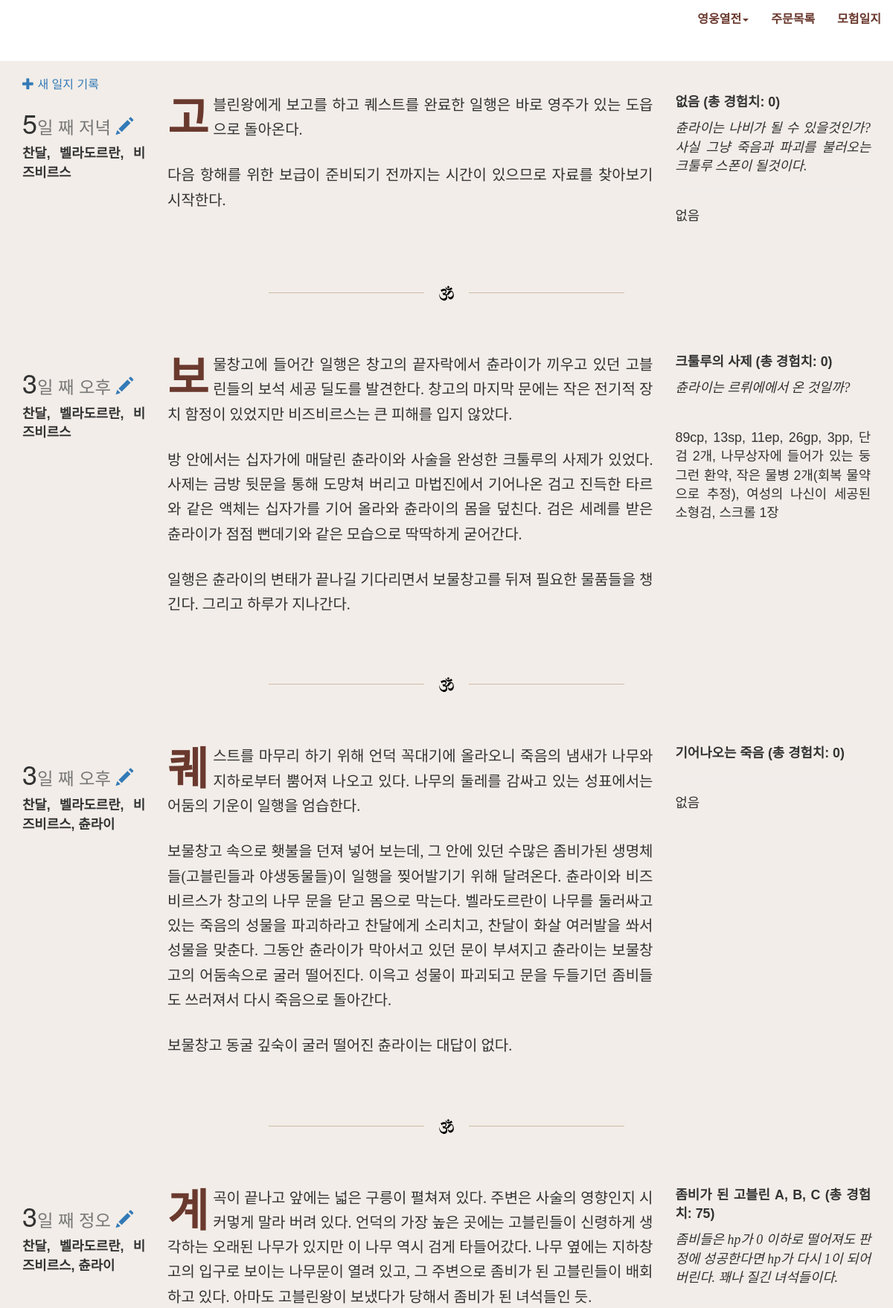
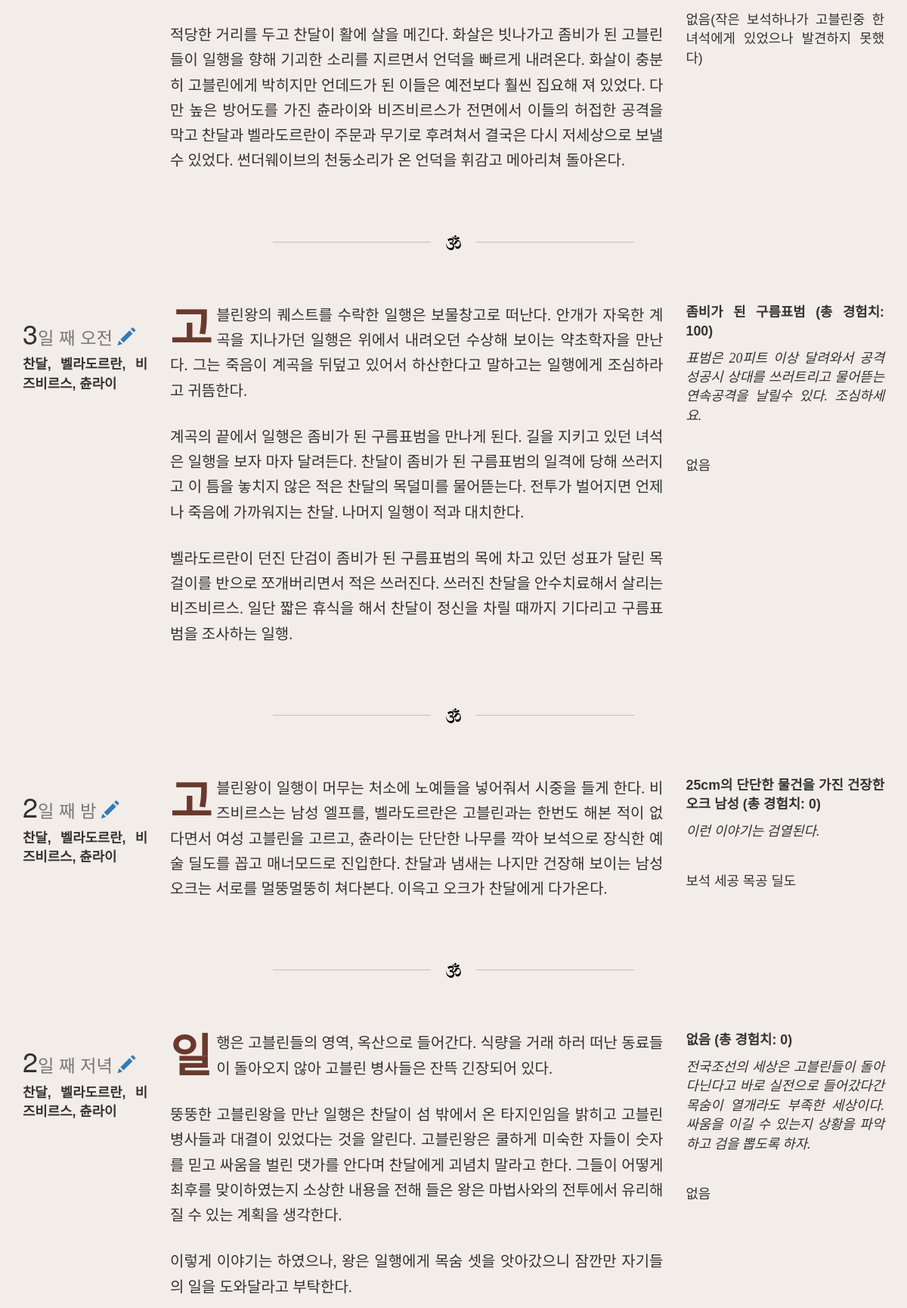
The page /logs.php (upper part) on the database its author committed (2 pictures, top to bottom).
### tables this page shows
CREATE TABLE log(date, time, chars, desc, enm, note, xps, loot);

### logs.php (the view, shortened to what this page needs)
<?php
include("header.php");
$logs = $db -> QUERY("SELECT rowid, * FROM log ORDER BY rowid DESC") or print "로그를 불러오는데 문제가 발생하였습니다: ".$db->lastErrorMsg();
?>
<div class="col-sx-12">
	<a href="?mode=new"><span class="glyphicon glyphicon-plus"></span> 새 일지 기록</a>
</div>
<?php WHILE ($log = $logs -> fetchArray(SQLITE3_ASSOC))	{ ?>
<div class="row">
<div class="col-sm-2">
<?php echo '<h1>'.$log['date'].'<small>일 째 '.$log['time']; ?>	<a href="?mode=modify&log=<?php echo $log['rowid']; ?>"><span class="glyphicon glyphicon-pencil"></span></a></small></h1>
  	<p class="sans-serif sml wt7">	<?php echo $log['chars']; ?></p>
</div>
<div class="col-sm-7">
  <p class="desc"><?php echo nl2br($log['desc']); ?></p>
</div>
<div class="col-sm-3">
<p class="sans-serif sml wt7"><?php echo $log['enm'].' (총 경험치: '.$log['xps'].')'; ?></p>
<p class="serif sml itl"><?php echo $log['note']; ?></p><hr />
<p class="sans-serif sml"><?php echo $log['loot']; ?></p>
</div>
</div>
<div class="center">
<img src="seperator.svg" width="auto" height="20px" style="width: 60px; height: 60px; display: block; margin:0 auto; padding: 20px; position: relative; top: -50px;"/>
</div>
<?php } ?>
</div>
<?php
include("footer.php");
?>

### header.php (shortened to what this page needs)
<!DOCTYPE html>
<html lang="ko">
  <head>
</head>
<body>
  <nav class="navbar serif">
        <div id="navbar" class="navbar-collapse collapse">
          <ul class="nav navbar-nav navbar-right">
			<li class="dropdown">
          		<a href="#" class="dropdown-toggle" data-toggle="dropdown" role="button" aria-haspopup="true" aria-expanded="false">영웅열전<span class="caret"></span></a>
			</li>
			<li class=""><a href="spellbook.php">주문목록</a></li>
			<li class=""><a href="logs.php">모험일지</a></li>
          </ul>
        </div>
    </nav>
<div class="container">

### footer.php (shortened to what this page needs)
<link rel="stylesheet" href="https://maxcdn.bootstrapcdn.com/bootstrap/3.3.6/css/bootstrap.min.css">
<link rel="stylesheet" href="https://maxcdn.bootstrapcdn.com/bootstrap/3.3.6/css/bootstrap-theme.min.css">
<link rel="stylesheet" href="style.css">
</body>
</html>

### style.css (style rules this page uses)
body { font-family: "Helvetica Neue", Helvetica, Arial, 'Spoqa Han Sans', Sans-serif; font-size: 1.6rem; }
.container, .container-fluid { background-color: #f2ede8; }
.navbar { background-color: white; font-weight: 700; color: #6a392e; border-radius: 0; padding-bottom: 30px; }
.nav li a:link, .nav li a:visited, .nav li a:focus, .nav li a:hover, .nav li a:active, .nav>.open>a, .nav>.open>a:focus, .nav>.open> a:hover { color: #6a392e; background-color: transparent; }
p { font-family: 'KoPub Batang', serif; font-size: 20px; text-align: justify; }
p.desc { line-height: 33.28px; }
p.desc:first-letter { font-family: 'Spoqa Han Sans', Sans-serif; font-size: 300%; font-weight: 700; float: left; margin-top: 18px; margin-right: 6px; color: #6a392e; }
.sans-serif { font-family: 'Spoqa Han Sans', sans-serif; }
.serif { font-family: 'KoPub Batang', serif; }
.sml { font-size: 111.2%; }
.wt7 { font-weight: 700; }
.itl { font-style: italic; letter-spacing: 0px; }
.center { text-align: center; }
.logSeperator + img { background-color: #f2ede8; }
@media (min-width: 768px) { body { background-color: #f2ede8; } }

### rows shown on the page
log: date "5", time "저녁", chars "찬달, 벨라도르란, 비즈비르스", desc "고블린왕에게 보고를 하고 퀘스트를 완료한 일행은 바로 영주가 있는 도읍으로 돌아온다. 다음 항해를 위한 보급이 준비되기 전까지는 시간이 있으므로 자료를 찾아보기 시작한다.", enm "없음", xps "0", note "츈라이는 나비가 될 수 있을것인가? 사실 그냥 죽음과 파괴를 불러오는 크툴루 스폰이 될것이다.", loot "없음"
log: date "3", time "오후", chars "찬달, 벨라도르란, 비즈비르스", desc "보물창고에 들어간 일행은 창고의 끝자락에서 츈라이가 끼우고 있던 고블린들의 보석 세공 딜도를 발견한다. 창고의 마지막 문에는 작은 전기적 장치 함정이 있었지만 비즈비르스는 큰 피해를 입지 않았다. 방 안에서는 십자가에 매달린 츈라이와 사술을 완성한 크툴루의 사제가 있었다. 사제는 금방 뒷문을 통해 도망쳐 버리고 마법진에서 기어나온 검고 진득한 타르와 같은 액체는 십자가를 기어 올라와 츈라이의 몸을 덮친다. 검은 세례를 받은 츈라이가 점점 뻔데기와 같은 모습으로 딱딱하게 굳어간다. 일행은 츈라이의 변태가 끝나길 기다리면서 보물창고를 뒤져 필요한 물품들을 챙긴다. 그리고 하루가 지나간다.", enm "크툴루의 사제", xps "0", note "츈라이는 르뤼에에서 온 것일까?", loot "89cp, 13sp, 11ep, 26gp, 3pp, 단검 2개, 나무상자에 들어가 있는 둥그런 환약, 작은 물병 2개(회복 물약으로 추정), 여성의 나신이 세공된 소형검, 스크롤 1장"
log: date "3", time "오후", chars "찬달, 벨라도르란, 비즈비르스, 츈라이", desc "퀘스트를 마무리 하기 위해 언덕 꼭대기에 올라오니 죽음의 냄새가 나무와 지하로부터 뿜어져 나오고 있다. 나무의 둘레를 감싸고 있는 성표에서는 어둠의 기운이 일행을 엄습한다. 보물창고 속으로 횃불을 던져 넣어 보는데, 그 안에 있던 수많은 좀비가된 생명체들(고블린들과 야생동물들)이 일행을 찢어발기기 위해 달려온다. 츈라이와 비즈비르스가 창고의 나무 문을 닫고 몸으로 막는다. 벨라도르란이 나무를 둘러싸고 있는 죽음의 성물을 파괴하라고 찬달에게 소리치고, 찬달이 화살 여러발을 쏴서 성물을 맞춘다. 그동안 츈라이가 막아서고 있던 문이 부셔지고 츈라이는 보물창고의 어둠속으로 굴러 떨어진다. 이윽고 성물이 파괴되고 문을 두들기던 좀비들도 쓰러져서 다시 죽음으로 돌아간다. 보물창고 동굴 깊숙이 굴러 떨어진 츈라이는 대답이 없다.", enm "기어나오는 죽음", xps "0", loot "없음"
log: date "3", time "정오", chars "찬달, 벨라도르란, 비즈비르스, 츈라이", desc "계곡이 끝나고 앞에는 넓은 구릉이 펼쳐져 있다. 주변은 사술의 영향인지 시커멓게 말라 버려 있다. 언덕의 가장 높은 곳에는 고블린들이 신령하게 생각하는 오래된 나무가 있지만 이 나무 역시 검게 타들어갔다. 나무 옆에는 지하창고의 입구로 보이는 나무문이 열려 있고, 그 주변으로 좀비가 된 고블린들이 배회하고 있다. 아마도 고블린왕이 보냈다가 당해서 좀비가 된 녀석들인 듯. 적당한 거리를 두고 찬달이 활에 살을 메긴다. 화살은 빗나가고 좀비가 된 고블린들이 일행을 향해 기괴한 소리를 지르면서 언덕을 빠르게 내려온다. 화살이 충분히 고블린에게 박히지만 언데드가 된 이들은 예전보다 훨씬 집요해 져 있었다. 다만 높은 방어도를 가진 츈라이와 비즈비르스가 전면에서 이들의 허접한 공격을 막고 찬달과 벨라도르란이 주문과 무기로 후려쳐서 결국은 다시 저세상으로 보낼 수 있었다. 썬더웨이브의 천둥소리가 온 언덕을 휘감고 메아리쳐 돌아온다.", enm "좀비가 된 고블린 A, B, C", xps "75", note "좀비들은 hp가 0 이하로 떨어져도 판정에 성공한다면 hp가 다시 1이 되어 버린다. 꽤나 질긴 녀석들이다.", loot "없음(작은 보석하나가 고블린중 한 녀석에게 있었으나 발견하지 못했다)"
log: date "3", time "오전", chars "찬달, 벨라도르란, 비즈비르스, 츈라이", desc "고블린왕의 퀘스트를 수락한 일행은 보물창고로 떠난다. 안개가 자욱한 계곡을 지나가던 일행은 위에서 내려오던 수상해 보이는 약초학자을 만난다. 그는 죽음이 계곡을 뒤덮고 있어서 하산한다고 말하고는 일행에게 조심하라고 귀뜸한다. 계곡의 끝에서 일행은 좀비가 된 구름표범을 만나게 된다. 길을 지키고 있던 녀석은 일행을 보자 마자 달려든다. 찬달이 좀비가 된 구름표범의 일격에 당해 쓰러지고 이 틈을 놓치지 않은 적은 찬달의 목덜미를 물어뜯는다. 전투가 벌어지면 언제나 죽음에 가까워지는 찬달. 나머지 일행이 적과 대치한다. 벨라도르란이 던진 단검이 좀비가 된 구름표범의 목에 차고 있던 성표가 달린 목걸이를 반으로 쪼개버리면서 적은 쓰러진다. 쓰러진 찬달을 안수치료해서 살리는 비즈비르스. 일단 짧은 휴식을 해서 찬달이 정신을 차릴 때까지 기다리고 구름표범을 조사하는 일행.", enm "좀비가 된 구름표범", xps "100", note "표범은 20피트 이상 달려와서 공격 성공시 상대를 쓰러트리고 물어뜯는 연속공격을 날릴수 있다. 조심하세요.", loot "없음"
log: date "2", time "밤", chars "찬달, 벨라도르란, 비즈비르스, 츈라이", desc "고블린왕이 일행이 머무는 처소에 노예들을 넣어줘서 시중을 들게 한다. 비즈비르스는 남성 엘프를, 벨라도르란은 고블린과는 한번도 해본 적이 없다면서 여성 고블린을 고르고, 츈라이는 단단한 나무를 깍아 보석으로 장식한 예술 딜도를 꼽고 매너모드로 진입한다. 찬달과 냄새는 나지만 건장해 보이는 남성 오크는 서로를 멀뚱멀뚱히 쳐다본다. 이윽고 오크가 찬달에게 다가온다.", enm "25cm의 단단한 물건을 가진 건장한 오크 남성", xps "0", note "이런 이야기는 검열된다.", loot "보석 세공 목공 딜도"
log: date "2", time "저녁", chars "찬달, 벨라도르란, 비즈비르스, 츈라이", desc "일행은 고블린들의 영역, 옥산으로 들어간다. 식량을 거래 하러 떠난 동료들이 돌아오지 않아 고블린 병사들은 잔뜩 긴장되어 있다. 뚱뚱한 고블린왕을 만난 일행은 찬달이 섬 밖에서 온 타지인임을 밝히고 고블린 병사들과 대결이 있었다는 것을 알린다. 고블린왕은 쿨하게 미숙한 자들이 숫자를 믿고 싸움을 벌린 댓가를 안다며 찬달에게 괴념치 말라고 한다. 그들이 어떻게 최후를 맞이하였는지 소상한 내용을 전해 들은 왕은 마법사와의 전투에서 유리해 질 수 있는 계획을 생각한다. 이렇게 이야기는 하였으나, 왕은 일행에게 목숨 셋을 앗아갔으니 잠깐만 자기들의 일을 도와달라고 부탁한다.", enm "없음", xps "0", note "전국조선의 세상은 고블린들이 돌아다닌다고 바로 실전으로 들어갔다간 목숨이 열개라도 부족한 세상이다. 싸움을 이길 수 있는지 상황을 파악하고 검을 뽑도록 하자.", loot "없음"
